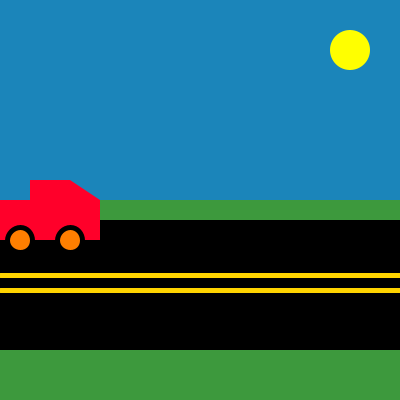
Frame 1 (no input)
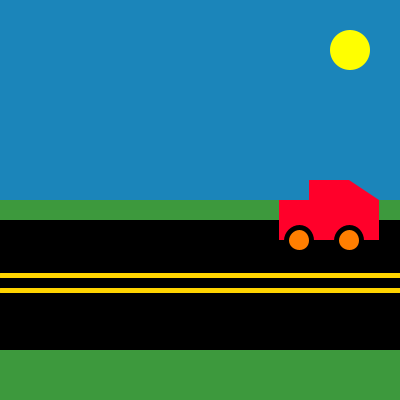
Frame 60 (the mouse pressed at the canvas centre just before this capture)
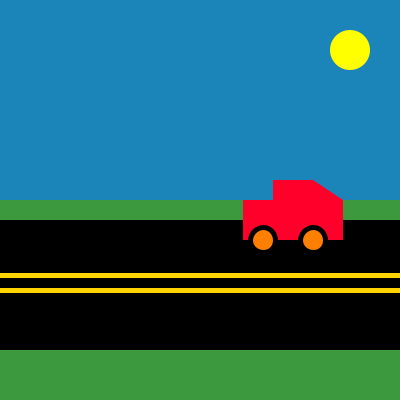
Frame 120 (the mouse held since frame 60 and released just before this capture)

The Processing sketch that drew these frames (run headless with seeded random() and noise(); from frame 60 on, the mouse is pressed at the canvas centre):

// Processing sketch: processing_60803
// ── processing_60803.pde

float x=0;
float speed=9;

void setup(){
size(400,400);
}

void draw(){
frameRate(30);
colorMode(HSB,360,100,100);
road();
car(x,150);
noStroke();
fill(60,100,100);
ellipse(350,50,40,40);
//speed=speed*1.5;
x=x+speed;
if ((x>=height)||(x<0)){
    speed=speed*-1;
}
}

void road() {
background(120,60,60);
noStroke();
fill(200,85,73);
rect(0,0,400,200);
fill(0);
rect(0,220, 400,130);
strokeWeight(5);
stroke(50,100,100);
line(0,275,400,275);
line(0,290,400,290);
}

void car(float a, float b) {
noStroke();
fill(350,100,100);
rect(a,b+50,100,40);
rect(a+30,b+30,40,20);
triangle(a+70,b+30, a+100, b+50, a+70,b+50);
stroke(0);
strokeWeight(5);
fill(30,100,100);
ellipse(a+20,b+90, 25,25);
ellipse(a+70,b+90, 25,25);

}
